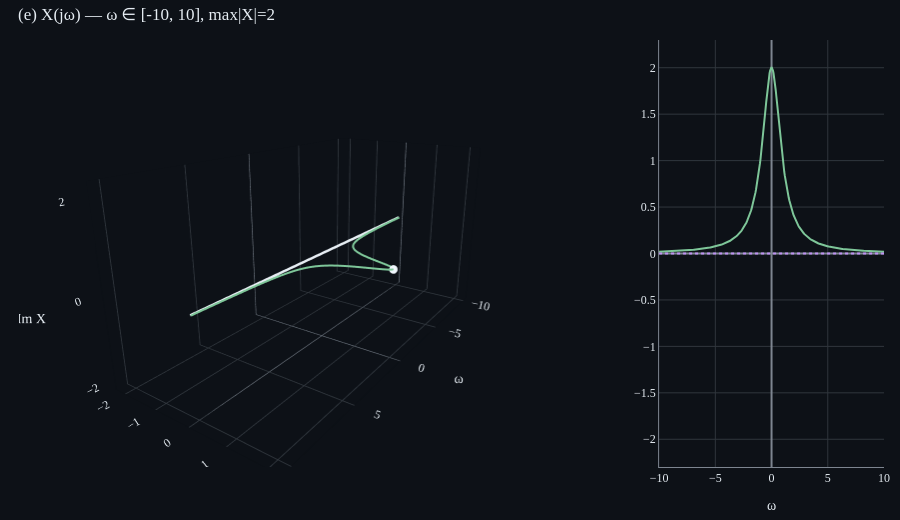

Notebook source saved alongside this figure:
### Markdown cell above
### F2 — Two-sided exp `e^(-|t|)` (짝함수)

X(jω) = 2/(1+ω²). **순수 실수**. trail이 *Re-ω 평면* 안에서만 움직임 — Im 방향으로 떠오르지 않음. 짝함수성이 시각적으로 직접 보임.

### Code cell
sig = signals.two_sided_exp(rate=1.0)
an = FourierAnalyzer(sig, t_min=-15.0, t_max=15.0, n_samples=4000)
omegas, X = an.spectrum(omega_min=-10.0, omega_max=10.0, n_omega=400)

p = SpectrumPlot(view='re_im', show_inset=True)
p.show_spectrum(omegas, X)
p.figure.show()

### Figure 1 — Plotly figure (JSON) as saved in the notebook; plotly's stock layout.template omitted (floating-point values rounded to 4 significant figures; data arrays with more than 128 entries replaced by an {"elided": "..."} marker saying what was removed)
{"data": [{"line": {"color": "#e6edf3", "width": 5}, "mode": "lines", "name": "t-axis", "opacity": 1, "scene": "scene", "showlegend": false, "type": "scatter3d", "x": [-10, 10], "y": [0, 0], "z": [0, 0]}, {"line": {"color": "#7ec699", "width": 4}, "mode": "lines", "name": "X(jω)", "type": "scatter3d", "x": {"elided": "400 float values"}, "y": {"elided": "400 float values"}, "z": {"elided": "400 float values"}}, {"marker": {"color": "#f0f6fc", "size": 5}, "mode": "markers", "name": "ω=0", "type": "scatter3d", "x": [0.02506], "y": [1.999], "z": [0]}, {"line": {"color": "#7ec699", "width": 2}, "mode": "lines", "name": "Re X", "type": "scatter", "x": {"elided": "400 float values"}, "xaxis": "x", "y": {"elided": "400 float values"}, "yaxis": "y"}, {"line": {"color": "#bf91f3", "dash": "dot", "width": 2}, "mode": "lines", "name": "Im X", "type": "scatter", "x": {"elided": "400 float values"}, "xaxis": "x", "y": {"elided": "400 float values"}, "yaxis": "y"}], "layout": {"font": {"color": "#e6edf3", "family": "serif", "size": 12}, "height": 520, "margin": {"b": 10, "l": 10, "r": 10, "t": 40}, "paper_bgcolor": "#0d1117", "plot_bgcolor": "#0d1117", "scene": {"aspectmode": "manual", "aspectratio": {"x": 2, "y": 1, "z": 1}, "camera": {"eye": {"x": 2.2, "y": 1.5, "z": 0.9}}, "domain": {"x": [0, 0.7], "y": [0, 1]}, "xaxis": {"backgroundcolor": "#0d1117", "color": "#e6edf3", "gridcolor": "#30363d", "showbackground": true, "title": {"text": "ω"}, "zerolinecolor": "#7d8590"}, "yaxis": {"backgroundcolor": "#0d1117", "color": "#e6edf3", "gridcolor": "#30363d", "range": [-2.299, 2.299], "showbackground": true, "title": {"text": "Re X"}, "zerolinecolor": "#7d8590"}, "zaxis": {"backgroundcolor": "#0d1117", "color": "#e6edf3", "gridcolor": "#30363d", "range": [-2.299, 2.299], "showbackground": true, "title": {"text": "Im X"}, "zerolinecolor": "#7d8590"}}, "showlegend": false, "title": {"font": {"color": "#e6edf3"}, "text": "(e) X(jω) — ω ∈ [-10, 10], max|X|=2", "x": 0.02, "xanchor": "left"}, "xaxis": {"anchor": "y", "color": "#e6edf3", "domain": [0.74, 1], "gridcolor": "#30363d", "linecolor": "#7d8590", "showgrid": true, "title": {"text": "ω"}, "zeroline": true, "zerolinecolor": "#7d8590"}, "yaxis": {"anchor": "x", "color": "#e6edf3", "domain": [0, 1], "gridcolor": "#30363d", "linecolor": "#7d8590", "range": [-2.299, 2.299], "showgrid": true, "title": {"text": ""}, "zeroline": true, "zerolinecolor": "#7d8590"}}}
